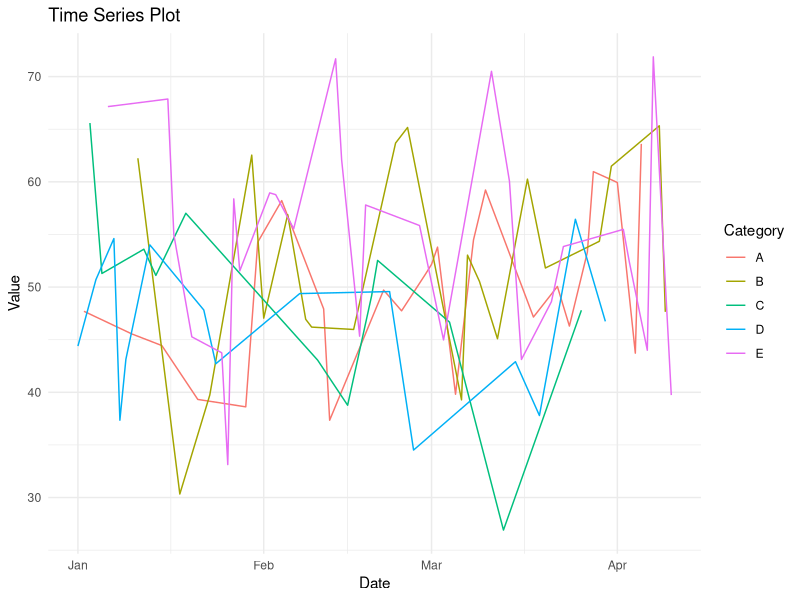
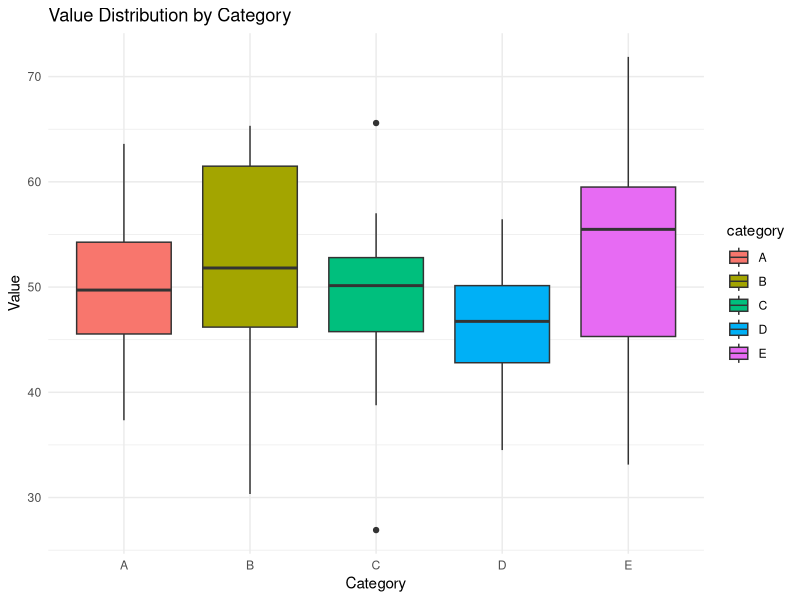
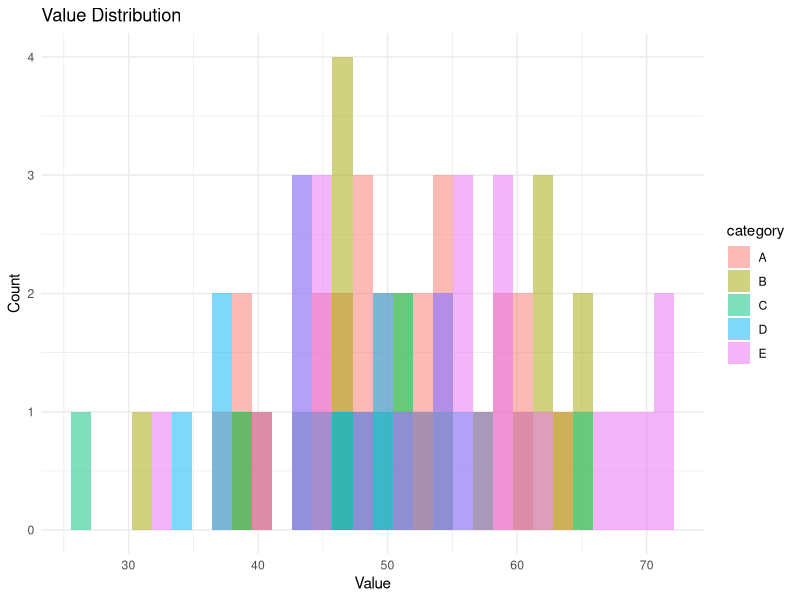

Generate these figures, in order, with R:
library(tidyverse)
library(ggplot2)
library(dplyr)
library(lubridate)
library(caret)

Shape <- setRefClass(
  "Shape",
  fields = list(),
  methods = list(
    area = function() {
      return(0)
    }
  )
)

Circle <- setRefClass(
  "Circle",
  fields = list(radius = "numeric"),
  methods = list(
    area = function() {
      return(pi * radius^2)
    }
  ),
  contains = "Shape"
)

Rectangle <- setRefClass(
  "Rectangle",
  fields = list(width = "numeric", height = "numeric"),
  methods = list(
    area = function() {
      return(width * height)
    }
  ),
  contains = "Shape"
)

generateRandomNumbers <- function(count, max = 100) {
  return(sample(1:max, count, replace = TRUE))
}

quickSort <- function(arr) {
  if (length(arr) <= 1) return(arr)
  
  pivot <- arr[length(arr) %/% 2]
  left <- arr[arr < pivot]
  middle <- arr[arr == pivot]
  right <- arr[arr > pivot]
  
  return(c(quickSort(left), middle, quickSort(right)))
}

set.seed(123)
df <- data.frame(
  date = seq(as.Date("2023-01-01"), by = "day", length.out = 100),
  value = rnorm(100, mean = 50, sd = 10),
  category = sample(LETTERS[1:5], 100, replace = TRUE)
)

summarizeData <- function(data) {
  return(data %>%
    group_by(category) %>%
    summarize(
      count = n(),
      mean_value = mean(value),
      sd_value = sd(value)
    ))
}

plotTimeSeries <- function(data) {
  ggplot(data, aes(x = date, y = value, color = category)) +
    geom_line() +
    theme_minimal() +
    labs(title = "Time Series Plot",
         x = "Date",
         y = "Value",
         color = "Category")
}

plotBoxplot <- function(data) {
  ggplot(data, aes(x = category, y = value, fill = category)) +
    geom_boxplot() +
    theme_minimal() +
    labs(title = "Value Distribution by Category",
         x = "Category",
         y = "Value")
}

plotHistogram <- function(data) {
  ggplot(data, aes(x = value, fill = category)) +
    geom_histogram(alpha = 0.5, position = "identity") +
    theme_minimal() +
    labs(title = "Value Distribution",
         x = "Value",
         y = "Count")
}

calculateCorrelation <- function(x, y) {
  return(cor(x, y, use = "complete.obs"))
}

performLinearRegression <- function(data, x_var, y_var) {
  formula <- as.formula(paste(y_var, "~", x_var))
  model <- lm(formula, data = data)
  return(list(
    coefficients = coef(model),
    r_squared = summary(model)$r.squared,
    p_value = summary(model)$coefficients[,4][2]
  ))
}

main <- function() {
  print("R Data Analysis Demo Started")
  
  circle <- Circle$new(radius = 5)
  rectangle <- Rectangle$new(width = 4, height = 6)
  
  print(paste("Circle area:", circle$area()))
  print(paste("Rectangle area:", rectangle$area()))
  
  numbers <- generateRandomNumbers(10)
  print(paste("Random numbers:", paste(numbers, collapse = ", ")))
  
  sorted_numbers <- quickSort(numbers)
  print(paste("Sorted numbers:", paste(sorted_numbers, collapse = ", ")))
  
  print("Data Summary:")
  print(summarizeData(df))
  
  pdf("plots.pdf")
  print(plotTimeSeries(df))
  print(plotBoxplot(df))
  print(plotHistogram(df))
  dev.off()
  
  model_results <- performLinearRegression(df, "date", "value")
  print("Linear Regression Results:")
  print(model_results)
  
  tryCatch({
    stop("This is a test error")
  }, error = function(e) {
    print(paste("Caught error:", e$message))
  }, finally = {
    print("Finally block executed")
  })
  
  print("Demo completed successfully!")
}

main()